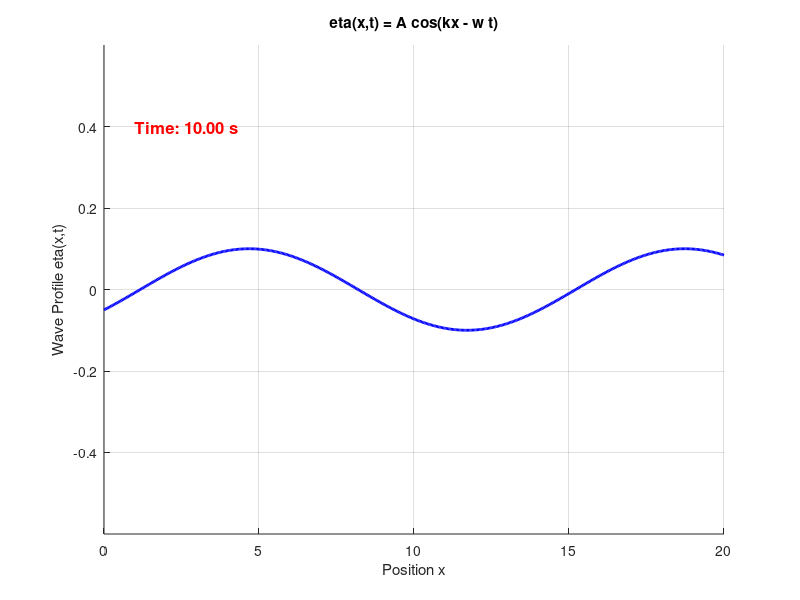

Recreate this plot in MATLAB.
clc
d =10; %depth
T = 3; %Time period
g = 9.81; % gravity
w = (2*pi)/T; %frequency
A = 0.1; %amplitude

% Define the function to solve for k
dispersion_relation = @(k) w^2 - g * k * tanh(k * d);

% Initial guess for k (e.g., shallow water approximation)
k_initial_guess = w^2 / g;

% Solve for k using fzero
k = fzero(dispersion_relation, k_initial_guess);

% Display the result
fprintf('The wave number k is %.4f m^-1\n', k);

x = linspace(0, 20, 500); % x-axis range
t_interval = 0:0.1:10;     % Time interval (0 to 5 seconds, step 0.1)

% Create a figure for the animation
figure;
hold on;
grid on;

% Set axis limits
xlim([min(x), max(x)]);
ylim([-A-0.5, A+0.5]);
xlabel('Position x');
ylabel('Wave Profile eta(x,t)');
title('eta(x,t) = A cos(kx - w t)');

% Plot wave profile for each time step
for t = t_interval
    eta = A * cos(k * x - w * t); % Calculate wave profile
    plot(x, eta, 'b', 'LineWidth', 2);
    
    % Add time stamp as text
    time_str = sprintf('Time: %.2f s', t);
    text(1, A+0.3, time_str, 'FontSize', 12, 'FontWeight', 'bold', 'Color', 'r');
    
    pause(0.1); % Pause to create animation effect
    if t < t_interval(end)
        cla; % Clear axis for next frame
    end
end

hold off;